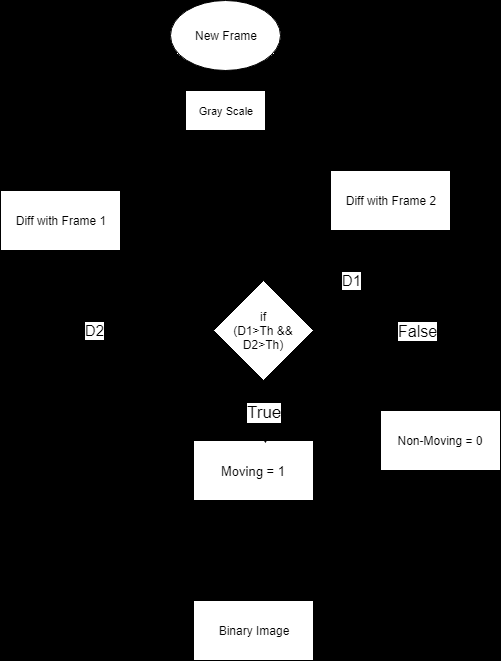
#> input picture etc/3frame.png, 501 x 661 px, given in place of the camera
$ jupyter execute hybrid.ipynb   (text cells are left out)
#> lines starting #> are read from the running program, lines starting #| are printed output that depends on the picture; after the words box and inside, x2 and y2 are one past the last pixel; in counts of white or black regions, pixels touching at a corner belong together
[cell 1]
import cv2
import numpy as np
import time

cap = cv2.VideoCapture(0)

alpha = 0.5 # initialization

time.sleep(3)

_, first_frame = cap.read()
#> first_frame is the input picture: shape (661, 501, 3); min 0, max 255, mean 38
first_gray = cv2.cvtColor(first_frame, cv2.COLOR_BGR2GRAY)

_, second_frame = cap.read()
second_gray = cv2.cvtColor(second_frame, cv2.COLOR_BGR2GRAY)

Tn = 100 * np.ones(first_gray.shape, np.uint8)


def bck_model(Bn, In, dilute_frame, alpha):
    '''
        Implementing background adaptation based on model formulae
    '''

    B_new = Bn
    row = Bn.shape[0]
    col = Bn.shape[1]

    for i in range(0, row):
        for j in range(0, col):
            if(dilute_frame[i][j] > 0): # moving pixel
                B_new[i][j] = (alpha * Bn[i][j] + (1 - alpha)* In[i][j]).astype(np.uint8)

    return B_new


def thresh_model(Tn, Bn, In, dilute_frame, alpha):
    '''
        Updating the threshold matrix
    '''

    T_new = Tn
    row = Tn.shape[0]
    col = Tn.shape[1]

    for i in range(0, row):
        for j in range(0, col):
            if(dilute_frame[i][j] == 1): # moving pixel
                T_new[i][j] = (alpha * Tn[i][j] + (1 - alpha)* 5 * abs(In[i][j] - Bn[i][j]) ).astype(np.uint8)

    return T_new


def seg_motion(delta, Tn):
    '''
        Compare frame difference matrix with threshold matrix for motion
    '''
    row = delta.shape[0]
    col = delta.shape[1]
    thresh_mat = np.zeros([row, col])
    for i in range(0, row):
        for j in range(0, col):
            if(delta[i][j] >= Tn[i][j]): # Binary Thresholding
                thresh_mat[i][j] = 1

    return thresh_mat


while(True):

    _, frame = cap.read()

    gray = cv2.cvtColor(frame, cv2.COLOR_BGR2GRAY)
    gray = cv2.GaussianBlur(gray, (21,21), 0)
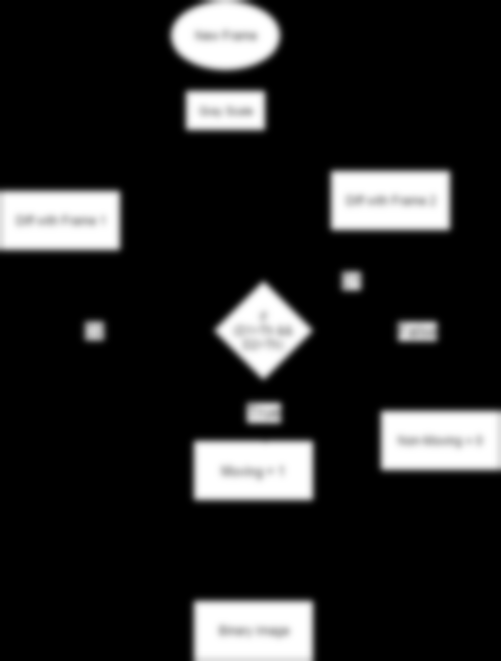
#> gray: shape (661, 501); min 0, max 255, mean 38.1

    delta_frame1 = cv2.absdiff(gray, first_gray)
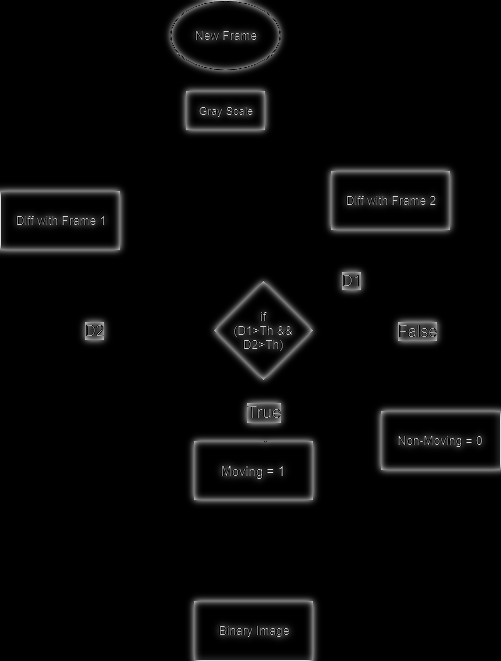
#> delta_frame1: shape (661, 501); min 0, max 230, mean 7.3
    delta_frame2 = cv2.absdiff(gray, second_gray)

    thresh_frame1 = seg_motion(delta_frame1, Tn)
#> after the loop in seg_motion, `for i in range(0, row):`:
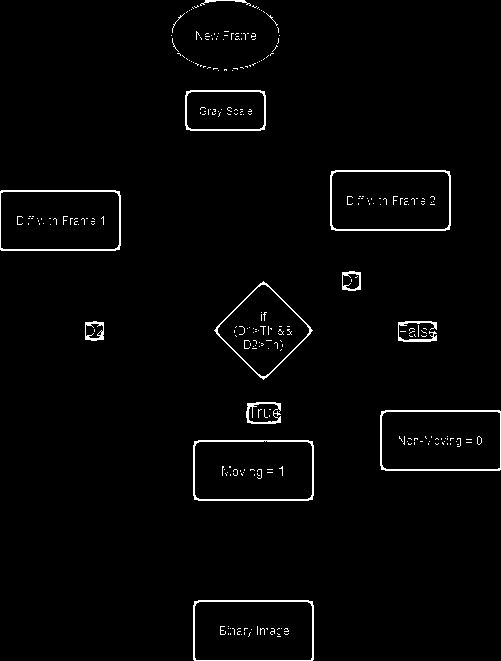
#> thresh_mat: shape (661, 501) float64; values 0 (black) and 1 (white), 1.9% white in thin lines or dots
    thresh_frame2 = seg_motion(delta_frame2, Tn)

    thresh_frame = cv2.bitwise_and(thresh_frame1, thresh_frame2)

    dilute_frame = cv2.dilate(thresh_frame, None, iterations = 3)
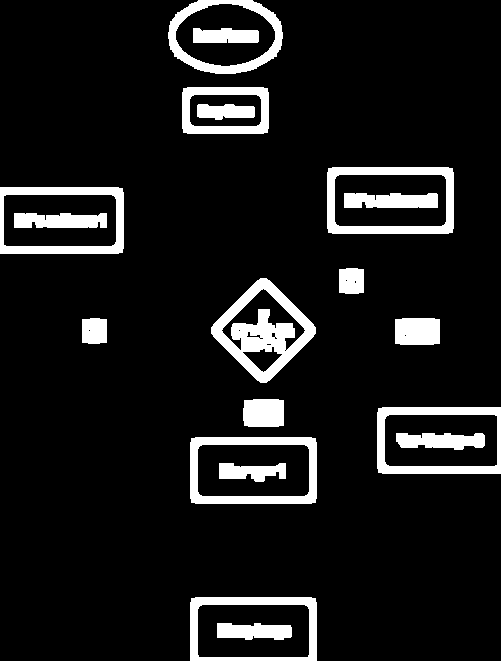
#> dilute_frame: shape (661, 501) float64; values 0 (black) and 1 (white), 9.9% white; 19 white regions, largest, box (x1, y1, x2, y2) and area: (211, 278, 316, 383) 4359, (327, 167, 454, 234) 2844, (190, 437, 317, 504) 2844

    # cv2.imshow("gray", gray)
    cv2.imshow("motion", dilute_frame)
    cv2.imshow("Original", frame)

    second_gray = first_gray
    # updating frame
    first_gray = bck_model( first_gray, gray, dilute_frame, alpha)
#> after the loop in bck_model, `for i in range(0, row):`:
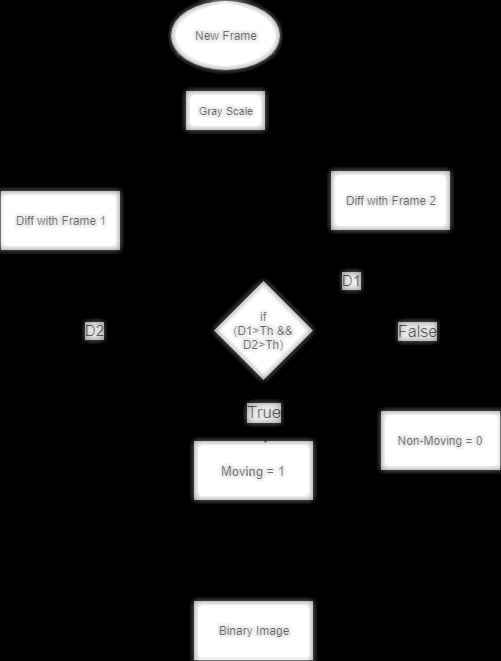
#> B_new: shape (661, 501); min 0, max 255, mean 38.1
    # update threshold matrix
    Tn = thresh_model(Tn, first_gray, gray, dilute_frame, alpha)
#> in thresh_model, `T_new = Tn`: T_new: shape (661, 501); every value is 100
#> after the loop in thresh_model, `for i in range(0, row):`:
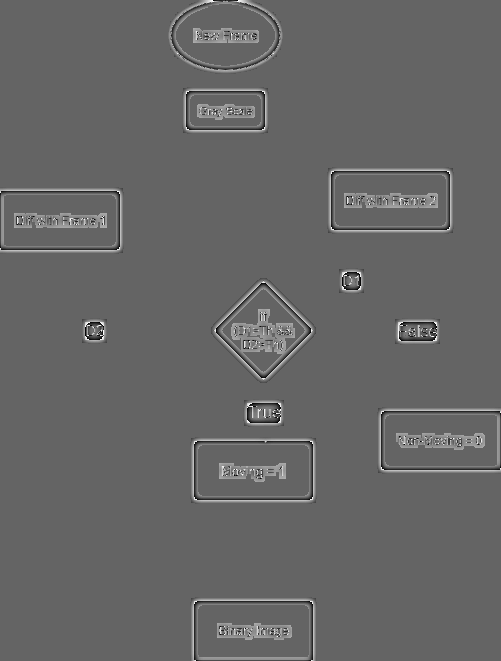
#> T_new: shape (661, 501); min 0, max 255, mean 102

    if cv2.waitKey(10) == ord('q'):
#> (key q is pressed here)
        break

cv2.destroyAllWindows()
cap.release()

$ run again, on etc/hybrid.png
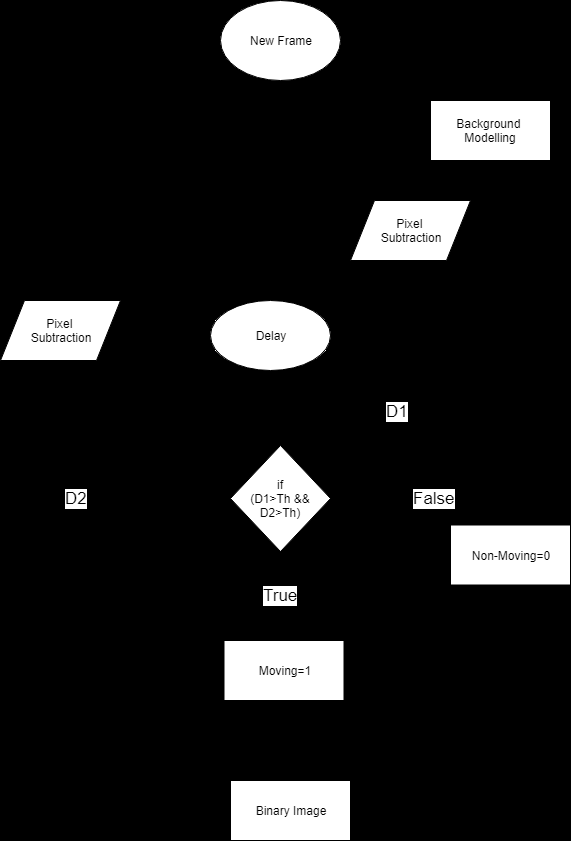
#> input picture etc/hybrid.png, 571 x 841 px, given in place of the camera
#> first_frame is the input picture: shape (841, 571, 3); min 0, max 255, mean 31.2
#> after the loop in seg_motion, `for i in range(0, row):`:
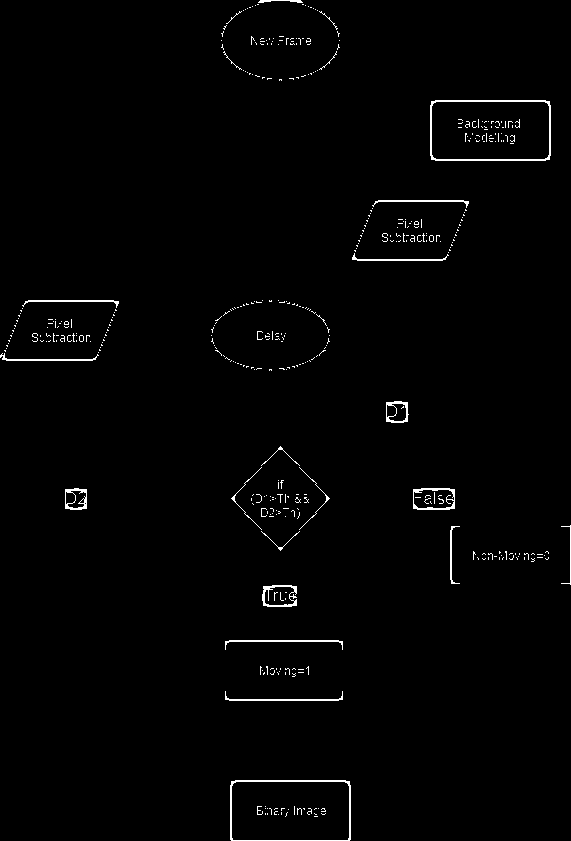
#> thresh_mat: shape (841, 571) float64; values 0 (black) and 1 (white), 1.3% white in thin lines or dots
#> dilute_frame: shape (841, 571) float64; values 0 (black) and 1 (white), 7.4% white; 25 white regions, largest, box (x1, y1, x2, y2) and area: (228, 443, 333, 554) 4283, (427, 97, 554, 164) 2844, (349, 197, 472, 264) 2594
#> after the loop in thresh_model, `for i in range(0, row):`:
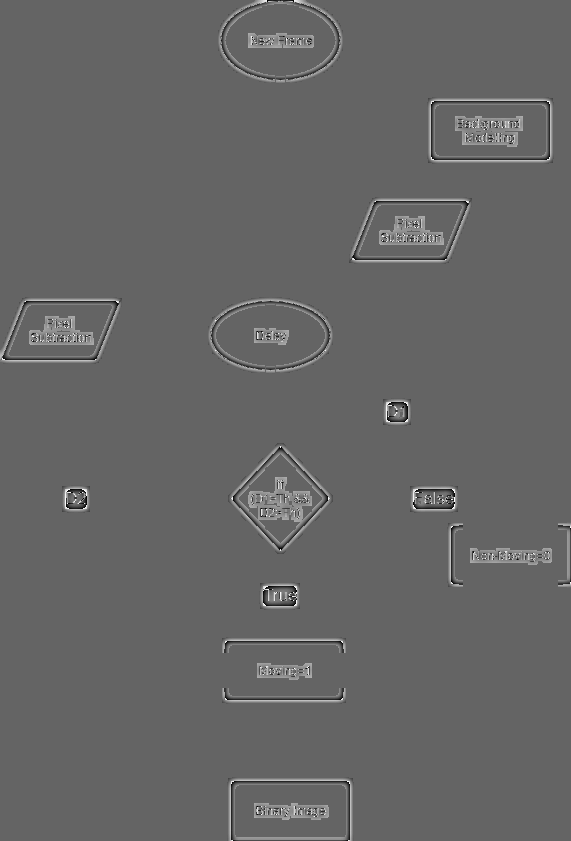
#> T_new: shape (841, 571); min 0, max 255, mean 101.6
